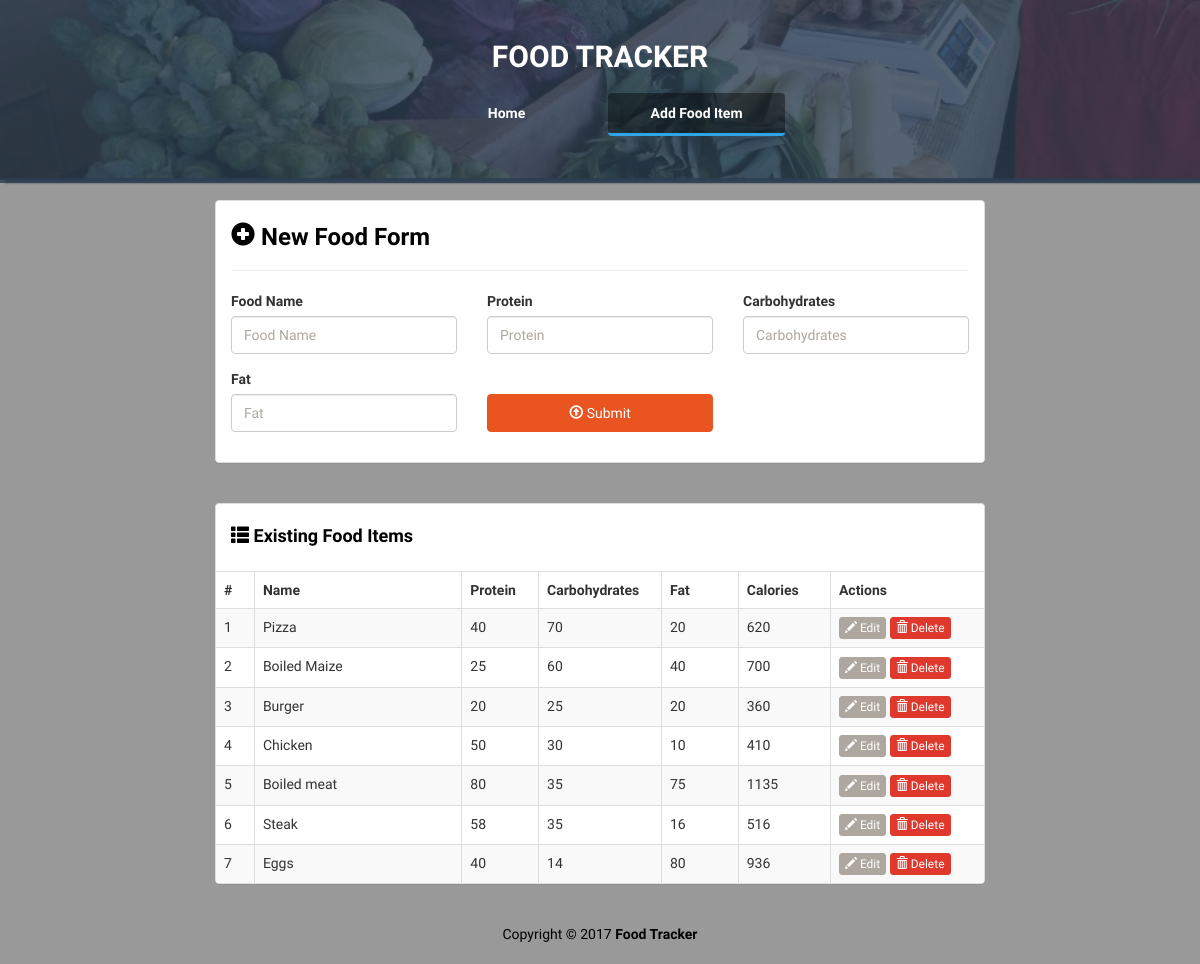
Page /add on the committed database.
### foodtracker/models.py (models this page shows)
class Food(db.Model):
    id = db.Column(db.Integer, primary_key=True)
    name = db.Column(db.String(50), nullable=False)
    proteins = db.Column(db.Integer, nullable=False)
    carbs = db.Column(db.Integer, nullable=False)
    fats = db.Column(db.Integer, nullable=False)
    @property
    def calories(self):
        return self.proteins * 4 + self.carbs * 4 + self.fats * 9

### foodtracker/main/routes.py (the view)
@main.route('/add')
def add():
    foods = Food.query.all()
    return render_template('add.html', foods=foods, food=None)

### foodtracker/templates/add.html (shortened to what this page needs)
<!DOCTYPE html>
<html lang="en">
	<head>
		<link rel="stylesheet" href="{{ url_for('static', filename='bs/css/united.min.css') }}" />
		<link rel="stylesheet" href="{{ url_for('static', filename='styles.css') }}" />
	</head>
	<body>
		<div class="container-fluid" id="wrapper">
			<div class="row" id="homeJumbo">
				<div class="overlay"></div>
				<div class="col-lg-12">
					<h1>
						<a href="{{ url_for('main.index') }}">FOOD TRACKER</a>
					</h1>
					<div class="row t20">
						<div class="col-lg-4 col-lg-offset-4">
							<ul class="nav nav-pills nav-justified">
							  <li role="presentation">
							  	<a href="{{ url_for('main.index') }}" title="Home">Home</a>
							  </li>
							  <li role="presentation" class="active">
							  	<a href="{{ url_for('main.add') }}" title="Add Food Item">Add Food Item</a>
							  </li>
							</ul>
						</div>
					</div>
				</div>
			</div>
			<div class="row t20">
				<div class="col-lg-8 col-lg-offset-2">
					<div class="panel panel-default">
						<div class="panel-body">
							<h3 class="lean-h text-black">
								<i class="glyphicon glyphicon-plus-sign"></i> New Food Form
							</h3>
							<hr />
							<form action="{{ url_for('main.add')}}" method="POST" role="form">
								<div class="row">
									<div class="col-lg-4">
										<div class="form-group">
											<label for="food-name">Food Name</label>
						                  	<input type="text" class="form-control" id="food-name" name="food-name" placeholder="Food Name" value="{{ food.name }}" autofocus>
										</div>
									</div>
									<div class="col-lg-4">
										<div class="form-group">
						                  <label for="protein">Protein</label>
						                  <input type="number" class="form-control" id="protein" name="protein" placeholder="Protein" value="{{ food.proteins }}">
						                </div>
									</div>
									<div class="col-lg-4">
										<div class="form-group">
						                  <label for="carbohydrates">Carbohydrates</label>
						                  <input type="number" class="form-control" id="carbohydrates" name="carbohydrates" placeholder="Carbohydrates" value="{{ food.carbs }}">
						                </div>
									</div>
								</div>
								<div class="row">
									<div class="col-lg-4">
										<div class="form-group">
						                  <label for="fat">Fat</label>
						                  <input type="number" class="form-control" id="fat" name="fat" placeholder="Fat" value="{{ food.fats }}">
						                </div>
									</div>
									<div class="col-lg-4">
										<div class="form-group">
											<button type="submit" class="btn btn-primary btn-block">
												<i class="glyphicon glyphicon-upload"></i> Submit
											</button>
										</div>
									</div>
								</div>
							</form>
						</div>
					</div>
				</div>
			</div>
			<div class="row t20">
				<div class="col-lg-8 col-lg-offset-2">
					<div class="panel panel-default">
						<div class="panel-body">
							<h4 class="lean-h text-black">
								<i class="glyphicon glyphicon-th-list"></i> Existing Food Items
							</h4>
						</div>
						<div class="table-responsive">
							<table class="table table-striped table-hover table-bordered">
								<thead>
									<tr>
										<th style="width: 5%;">#</th>
										<th>Name</th>
										<th style="width: 10%;">Protein</th>
										<th style="width: 16%;">Carbohydrates</th>
										<th style="width: 10%;">Fat</th>
										<th style="width: 12%;">Calories</th>
										<th style="width: 20%;">Actions</th>
									</tr>
								</thead>
								<tbody>
									{% for food in foods %}
									<tr>
										<td>{{ food.id }}</td><td>{{ food.name }}</td><td>{{ food.proteins }}</td>
										<td>{{ food.carbs }}</td><td>{{ food.fats }}</th><td>{{food.calories}}</td>
										<td>
											<a href="{{ url_for('main.edit_food', food_id=food.id) }}" class="btn btn-default btn-xs">
												<i class="glyphicon glyphicon-pencil"></i> Edit
											</a>
											<a href="{{ url_for('main.delete_food', food_id=food.id) }}" class="btn btn-danger btn-xs">
												<i class="glyphicon glyphicon-trash"></i> Delete
											</a>
										</td>
									</tr>
									{% endfor %}
								</tbody>
							</table>
						</div>
					</div>
				</div>
			</div>
			<footer>
				<div class="row pad">
					<div class="col-lg-12 text-center">
						Copyright &copy; 2017 <strong>Food Tracker</strong>
					</div>
				</div>
			</footer>
		</div>
	</body>
</html>

### foodtracker/static/styles.css (style rules this page uses)
body { background: rgba(0, 0, 0, .4); font-family: 'Ubuntu', sans-serif; }
#homeJumbo { position: relative; min-height: 180px; background: rgba(44, 62, 80, .8); background-image: url('./img/bg.jpg'); background-size: cover; background-repeat: no-repeat; border-bottom: 2px solid rgba(44, 62, 80, .8); box-shadow: 7px 1px 2px 2px rgba(44, 62, 80, .8); }
#homeJumbo > div.overlay { position: absolute; height: 183px; width: 100%; background: rgba(44, 62, 80, .8); }
#homeJumbo h1 { font-size: 30px; color: white; font-family: 'Oswald'; text-align: center; padding-top: 20px; font-weight: bolder; }
#homeJumbo h1 > a { color: white; text-decoration: none; }
.t20 { margin-top: 20px; }
.nav-pills>li.active>a, .nav-pills>li.active>a:hover, .nav-pills>li.active>a:focus { color: white; border-bottom: 3px solid #2fa4e7; font-weight: bolder; background: rgba(0, 0, 0, .4); }
.nav-justified>li>a { color: white; font-weight: bolder; }
.nav-pills>li+li { padding-left: 10px; }
.lean-h { margin-top: 5px; margin-bottom: 10px; font-weight: bolder; }
.text-black { color: black !important; }
footer { margin-top: 20px; color: black; margin-bottom: 20px; }

### rows in the picture
Food: id "1", name "Pizza", proteins "40", carbs "70", fats "20", calories "620"
Food: id "2", name "Boiled Maize", proteins "25", carbs "60", fats "40", calories "700"
Food: id "3", name "Burger", proteins "20", carbs "25", fats "20", calories "360"
Food: id "4", name "Chicken", proteins "50", carbs "30", fats "10", calories "410"
Food: id "5", name "Boiled meat", proteins "80", carbs "35", fats "75", calories "1135"
Food: id "6", name "Steak", proteins "58", carbs "35", fats "16", calories "516"
Food: id "7", name "Eggs", proteins "40", carbs "14", fats "80", calories "936"
